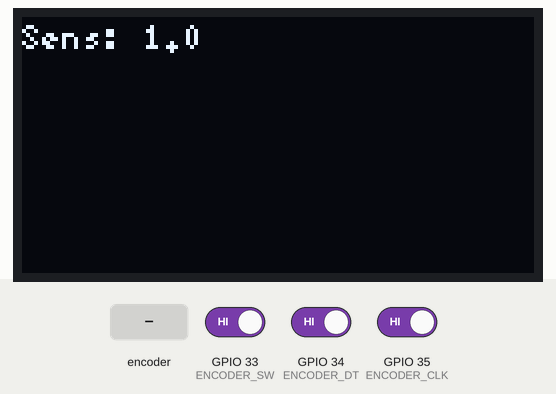
The sketch below on a simulated ESP32-S3. Parts: 128×64 one-colour display. Inputs (shaded band) come from the test bench; at power-on: GPIO 33 (ENCODER_SW) HIGH, GPIO 34 (ENCODER_DT) HIGH, GPIO 35 (ENCODER_CLK) HIGH. I2S audio is not simulated (input reads silence); what the sketch prints to the serial monitor is not drawn.

Above: at 3.4 s.
3.5 s: rotary encoder on GPIO 35 (ENCODER_CLK) / GPIO 34 (ENCODER_DT) turned 3 steps (first pin leading)
At 4.4 s:
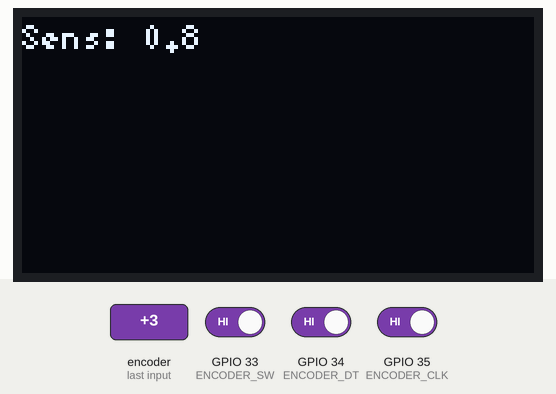
5.6 s: GPIO 33 (ENCODER_SW) driven LOW
7.1 s: rotary encoder on GPIO 35 (ENCODER_CLK) / GPIO 34 (ENCODER_DT) turned 3 steps (first pin leading)
Timing chart, 0 to 10.1 s (numbered marks = the images above; inputs shaded):
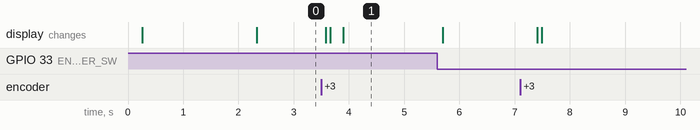

Measured:
- after the input at 3.5 s, the display: first changes after 0.08 s (image 1 shows a later state)

The sketch:

teide-eq-esp32.ino
```cpp
// =====================================================================
//  ESP32-S3 I2S Audio Visualizer + SSD1309 OLED + KY-040 Encoder
//  Winamp-ish segmented bars + peak hold
// =====================================================================
#include <U8g2lib.h>
#include <Wire.h>
#include "arduinoFFT.h"
#include <driver/i2s.h>

// -------------------- DISPLAY --------------------
// 2.42" SSD1309 128x64 I2C OLED
// SDA -> GPIO 21, SCL -> GPIO 22  (change in Wire.begin if needed)
U8G2_SSD1309_128X64_NONAME2_F_HW_I2C u8g2(U8G2_R0, /* reset =*/ U8X8_PIN_NONE);

// -------------------- ROTARY ENCODER --------------------
#define ENCODER_CLK 35
#define ENCODER_DT  34
#define ENCODER_SW  33

int   lastEncoderCLK = HIGH;
float sensitivity    = 1.0f;      // changed by encoder
const float SENS_MIN = 0.1f;
const float SENS_MAX = 4.0f;

// -------------------- I2S MICROPHONE PINS ----------------
#define I2S_WS   15    // LRCL
#define I2S_SCK  14    // BCLK
#define I2S_SD   32    // DOUT
#define I2S_PORT I2S_NUM_0

// -------------------- AUDIO / FFT SETTINGS ----------------
const uint16_t SAMPLE_RATE = 16000;
const uint16_t SAMPLES     = 512;          // must be power of 2

float vReal[SAMPLES];
float vImag[SAMPLES];

ArduinoFFT<float> FFT(vReal, vImag, SAMPLES, SAMPLE_RATE);

// -------------------- VISUALIZATION --------------------
const uint8_t NUM_BARS  = 16;
const uint8_t SCREEN_W  = 128;
const uint8_t SCREEN_H  = 64;

const uint8_t BAR_WIDTH = 4;
const uint8_t BAR_GAP   = 4;

float barLevel[NUM_BARS];        // per-frame bar height (px)
float barLevelSmooth[NUM_BARS];  // smoothed heights
float barPeak[NUM_BARS];         // peak-hold heights

// =====================================================================
//  I2S SETUP
// =====================================================================
void setupI2S() {
  i2s_config_t i2s_config = {
      .mode = (i2s_mode_t)(I2S_MODE_MASTER | I2S_MODE_RX),
      .sample_rate = SAMPLE_RATE,
      .bits_per_sample = I2S_BITS_PER_SAMPLE_32BIT,
      .channel_format = I2S_CHANNEL_FMT_ONLY_LEFT,
      .communication_format =
          (i2s_comm_format_t)(I2S_COMM_FORMAT_I2S | I2S_COMM_FORMAT_I2S_MSB),
      .intr_alloc_flags = ESP_INTR_FLAG_LEVEL1,
      .dma_buf_count = 4,
      .dma_buf_len   = SAMPLES,
      .use_apll = false,
      .tx_desc_auto_clear = false,
      .fixed_mclk = 0
  };

  i2s_pin_config_t pin_config = {
      .bck_io_num   = I2S_SCK,
      .ws_io_num    = I2S_WS,
      .data_out_num = I2S_PIN_NO_CHANGE,
      .data_in_num  = I2S_SD
  };

  i2s_driver_install(I2S_PORT, &i2s_config, 0, NULL);
  i2s_set_pin(I2S_PORT, &pin_config);
  i2s_zero_dma_buffer(I2S_PORT);
}

// =====================================================================
//  ENCODER HANDLING
// =====================================================================
void updateEncoder() {
  int currentStateCLK = digitalRead(ENCODER_CLK);

  if (currentStateCLK != lastEncoderCLK) {
    if (digitalRead(ENCODER_DT) != currentStateCLK) {
      // Clockwise
      sensitivity += 0.1f;
    } else {
      // Counter-clockwise
      sensitivity -= 0.1f;
    }
    sensitivity = constrain(sensitivity, SENS_MIN, SENS_MAX);

    Serial.print("Sensitivity: ");
    Serial.println(sensitivity, 2);
  }
  lastEncoderCLK = currentStateCLK;

  // Button press -> reset sensitivity
  static int lastButtonState = HIGH;
  int buttonState = digitalRead(ENCODER_SW);
  if (buttonState == LOW && lastButtonState == HIGH) {
    sensitivity = 1.0f;
    Serial.println("Button pressed -> reset sensitivity to 1.0");
  }
  lastButtonState = buttonState;
}

// =====================================================================
//  AUDIO CAPTURE + FFT
// =====================================================================
void captureAudioAndFFT() {
  int32_t samples[SAMPLES];
  size_t bytes_read = 0;
  i2s_read(I2S_PORT, (void *)samples, sizeof(samples), &bytes_read, portMAX_DELAY);

  uint16_t sampleCount = bytes_read / sizeof(int32_t);
  if (sampleCount > SAMPLES) sampleCount = SAMPLES;

  // Convert samples to floats and apply a Hann window
  for (uint16_t i = 0; i < sampleCount; i++) {
    int32_t s = samples[i] >> 14; // scale down from 32 bits
    float window = 0.5f * (1.0f - cosf((2.0f * PI * i) / (sampleCount - 1)));
    vReal[i] = (float)s * window;
    vImag[i] = 0.0f;
  }
  for (uint16_t i = sampleCount; i < SAMPLES; i++) {
    vReal[i] = 0;
    vImag[i] = 0;
  }

  FFT.windowing(FFTWindow::Rectangle, FFTDirection::Forward); // Hann already applied
  FFT.compute(FFTDirection::Forward);
  FFT.complexToMagnitude();
}

// =====================================================================
//  BUILD BAR LEVELS FROM FFT  (log-spaced, weighted, smoothed + peaks)
// =====================================================================
void computeBarsFromFFT() {
  uint16_t half = SAMPLES / 2;  // positive frequencies only

  // We visualize roughly 60 Hz – 8 kHz.
  const float minFreq = 60.0f;
  const float maxFreq = 8000.0f;

  // Highest FFT bin we will use (ignore very top end = mic hiss)
  const uint16_t maxBinUsed =
      (uint16_t)(maxFreq * half / (SAMPLE_RATE / 2.0f));

  for (uint8_t b = 0; b < NUM_BARS; b++) {
    // Logarithmic band edges: bass on the left, treble on the right
    float barMinFreq = minFreq * powf(maxFreq / minFreq, (float)b / NUM_BARS);
    float barMaxFreq = minFreq * powf(maxFreq / minFreq, (float)(b + 1) / NUM_BARS);

    uint16_t startBin = (uint16_t)(barMinFreq * half / (SAMPLE_RATE / 2.0f));
    uint16_t endBin   = (uint16_t)(barMaxFreq * half / (SAMPLE_RATE / 2.0f));

    // Clamp into valid and useful range
    if (startBin < 1)           startBin = 1;            // skip DC
    if (endBin   > maxBinUsed)  endBin   = maxBinUsed;   // ignore ultrasonic noise

    // Make sure we have at least one bin
    if (endBin < startBin)      endBin = startBin;

    float sum  = 0.0f;
    uint16_t n = 0;

    for (uint16_t i = startBin; i <= endBin; i++) {
      sum += vReal[i];
      n++;
    }

    float avg = (n > 0) ? sum / n : 0.0f;

    // Per-band weighting.
    // A little extra punch in the lows, neutral mids,
    // and a small lift for highs so the right side doesn’t look dead.
    float t = (float)b / (NUM_BARS - 1);   // 0 = lowest bar, 1 = highest
    float weight;
    if      (t < 0.15f) weight = 1.3f;  // deep bass
    else if (t < 0.30f) weight = 1.15f; // upper bass / low mids
    else if (t < 0.70f) weight = 1.00f; // mids
    else                weight = 1.24f; // highs

    // Convert magnitude → screen height
    float level  = log10f(1.0f + avg) * sensitivity * 20.0f * weight;
    if (level < 0) level = 0;

    float height = level;
    if (height > (SCREEN_H - 10)) height = SCREEN_H - 10;  // keep text area clear

    barLevel[b] = height;
  }

  // Smooth bars (different up/down speeds)
  const float SMOOTH_UP   = 0.8f;   // bars jump up faster
  const float SMOOTH_DOWN = 0.35f;  // bars drop faster

  for (uint8_t b = 0; b < NUM_BARS; b++) {
    if (barLevel[b] > barLevelSmooth[b]) {
      barLevelSmooth[b] =
          barLevelSmooth[b] * (1.0f - SMOOTH_UP) + barLevel[b] * SMOOTH_UP;
    } else {
      barLevelSmooth[b] =
          barLevelSmooth[b] * (1.0f - SMOOTH_DOWN) + barLevel[b] * SMOOTH_DOWN;
    }

    // Peak-hold
    if (barLevelSmooth[b] > barPeak[b]) {
      barPeak[b] = barLevelSmooth[b];
    } else {
      barPeak[b] -= 1.0f;   // faster peak decay
      if (barPeak[b] < 0) barPeak[b] = 0;
    }
  }
}

// =====================================================================
//  DRAW TO OLED  (segmented bars + peak dots)
// =====================================================================
void drawVisualizer() {
  u8g2.clearBuffer();

  // Sensitivity text
  u8g2.setFont(u8g2_font_5x8_tr);
  u8g2.setCursor(0, 8);
  u8g2.print("Sens: ");
  u8g2.print(sensitivity, 1);

  // Draw bars
  const uint8_t maxBarHeight = SCREEN_H - 10;
  const uint8_t segHeight    = 3;
  const uint8_t segGap       = 1;

  uint8_t x = 0;
  for (uint8_t b = 0; b < NUM_BARS; b++) {
    uint8_t h = (uint8_t)barLevelSmooth[b];
    if (h > maxBarHeight) h = maxBarHeight;

    // segmented bar: 3px bar + 1px gap
    for (uint8_t y = 0; y < h; y += (segHeight + segGap)) {
      uint8_t segH = segHeight;
      if (y + segH > h) segH = h - y;
      uint8_t segY = SCREEN_H - y - segH;
      u8g2.drawBox(x, segY, BAR_WIDTH, segH);
    }

    // peak-hold: 1px line on top
    uint8_t peakH = (uint8_t)barPeak[b];
    if (peakH > maxBarHeight) peakH = maxBarHeight;
    uint8_t peakY = SCREEN_H - peakH - 1;
    if (peakH > 0 && peakY < SCREEN_H) {
      u8g2.drawHLine(x, peakY, BAR_WIDTH);
    }

    x += BAR_WIDTH + BAR_GAP;
  }

  u8g2.sendBuffer();
}

// =====================================================================
//  SPLASH SCREEN
// =====================================================================
void showSplash() {
  u8g2.clearBuffer();
  u8g2.setFont(u8g2_font_6x13_tf);
  u8g2.setCursor(0, 16);
  u8g2.print("TEIDE EQ");
  u8g2.setCursor(0, 32);
  u8g2.print("ESP32-S3 + I2S Mic");
  u8g2.setCursor(0, 48);
  u8g2.print("Turn knob = gain");
  u8g2.sendBuffer();
  delay(2000);
}

// =====================================================================
//  SETUP / LOOP
// =====================================================================
void setup() {
  Serial.begin(115200);
  delay(200);

  // Encoder
  pinMode(ENCODER_CLK, INPUT_PULLUP);
  pinMode(ENCODER_DT,  INPUT_PULLUP);
  pinMode(ENCODER_SW,  INPUT_PULLUP);
  lastEncoderCLK = digitalRead(ENCODER_CLK);

  // Display
  Wire.begin();          // if different SDA/SCL: Wire.begin(SDA_PIN, SCL_PIN);
  u8g2.begin();
  showSplash();

  // I2S mic
  setupI2S();

  // Init smoothing / peaks
  for (uint8_t i = 0; i < NUM_BARS; i++) {
    barLevelSmooth[i] = 0;
    barPeak[i]        = 0;
  }
}

void loop() {
  updateEncoder();          // read knob & update sensitivity
  captureAudioAndFFT();     // grab samples & run FFT
  computeBarsFromFFT();     // FFT -> bar heights + peaks
  drawVisualizer();         // draw frame
}
```
